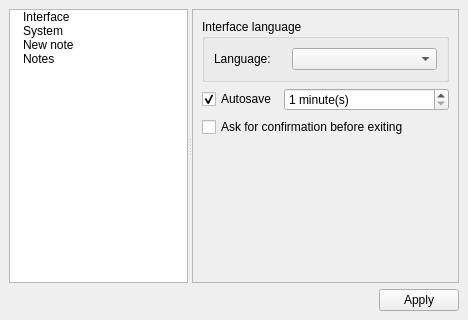
<?xml version="1.0" encoding="UTF-8"?>
<ui version="4.0">
 <class>Page_Settings</class>
 <widget class="QMainWindow" name="Page_Settings">
  <property name="geometry">
   <rect>
    <x>0</x>
    <y>0</y>
    <width>468</width>
    <height>320</height>
   </rect>
  </property>
  <property name="windowTitle">
   <string>Settings</string>
  </property>
  <widget class="QWidget" name="centralwidget">
   <layout class="QVBoxLayout" name="verticalLayout_3">
    <item>
     <widget class="QSplitter" name="splitter">
      <property name="orientation">
       <enum>Qt::Horizontal</enum>
      </property>
      <property name="childrenCollapsible">
       <bool>false</bool>
      </property>
      <widget class="QTreeWidget" name="treeWidgetMenu">
       <property name="sizePolicy">
        <sizepolicy hsizetype="Preferred" vsizetype="Expanding">
         <horstretch>0</horstretch>
         <verstretch>0</verstretch>
        </sizepolicy>
       </property>
       <property name="frameShadow">
        <enum>QFrame::Plain</enum>
       </property>
       <property name="horizontalScrollBarPolicy">
        <enum>Qt::ScrollBarAlwaysOff</enum>
       </property>
       <property name="editTriggers">
        <set>QAbstractItemView::NoEditTriggers</set>
       </property>
       <property name="showDropIndicator" stdset="0">
        <bool>false</bool>
       </property>
       <property name="alternatingRowColors">
        <bool>false</bool>
       </property>
       <property name="autoExpandDelay">
        <number>-2</number>
       </property>
       <property name="indentation">
        <number>10</number>
       </property>
       <property name="rootIsDecorated">
        <bool>true</bool>
       </property>
       <property name="itemsExpandable">
        <bool>true</bool>
       </property>
       <property name="animated">
        <bool>false</bool>
       </property>
       <property name="headerHidden">
        <bool>true</bool>
       </property>
       <column>
        <property name="text">
         <string>Menu</string>
        </property>
       </column>
       <item>
        <property name="text">
         <string>Interface</string>
        </property>
        <property name="statusTip">
         <string notr="true">Interface</string>
        </property>
        <property name="textAlignment">
         <set>AlignLeft|AlignVCenter</set>
        </property>
        <property name="flags">
         <set>ItemIsSelectable|ItemIsEnabled</set>
        </property>
       </item>
       <item>
        <property name="text">
         <string>System</string>
        </property>
        <property name="statusTip">
         <string notr="true">System</string>
        </property>
        <property name="flags">
         <set>ItemIsSelectable|ItemIsEnabled</set>
        </property>
       </item>
       <item>
        <property name="text">
         <string>New note</string>
        </property>
        <property name="statusTip">
         <string notr="true">New note</string>
        </property>
        <property name="flags">
         <set>ItemIsSelectable|ItemIsEnabled</set>
        </property>
       </item>
       <item>
        <property name="text">
         <string>Notes</string>
        </property>
        <property name="statusTip">
         <string notr="true">Notes</string>
        </property>
       </item>
      </widget>
      <widget class="QStackedWidget" name="stackedPages">
       <property name="sizePolicy">
        <sizepolicy hsizetype="Expanding" vsizetype="Preferred">
         <horstretch>0</horstretch>
         <verstretch>0</verstretch>
        </sizepolicy>
       </property>
       <property name="frameShape">
        <enum>QFrame::StyledPanel</enum>
       </property>
       <property name="currentIndex">
        <number>0</number>
       </property>
       <widget class="QWidget" name="pageInterface">
        <property name="sizePolicy">
         <sizepolicy hsizetype="Expanding" vsizetype="Preferred">
          <horstretch>0</horstretch>
          <verstretch>0</verstretch>
         </sizepolicy>
        </property>
        <layout class="QVBoxLayout" name="verticalLayout_7">
         <property name="spacing">
          <number>0</number>
         </property>
         <property name="margin">
          <number>0</number>
         </property>
         <item>
          <widget class="QScrollArea" name="scrollArea_3">
           <property name="frameShape">
            <enum>QFrame::NoFrame</enum>
           </property>
           <property name="widgetResizable">
            <bool>true</bool>
           </property>
           <widget class="QWidget" name="scrollAreaWidgetContents_3">
            <property name="geometry">
             <rect>
              <x>0</x>
              <y>0</y>
              <width>253</width>
              <height>271</height>
             </rect>
            </property>
            <layout class="QVBoxLayout" name="verticalLayout">
             <item>
              <widget class="QGroupBox" name="groupBox">
               <property name="title">
                <string>Interface language</string>
               </property>
               <layout class="QHBoxLayout" name="horizontalLayout">
                <item>
                 <widget class="QLabel" name="label">
                  <property name="text">
                   <string>Language:</string>
                  </property>
                 </widget>
                </item>
                <item>
                 <spacer name="horizontalSpacer">
                  <property name="orientation">
                   <enum>Qt::Horizontal</enum>
                  </property>
                  <property name="sizeType">
                   <enum>QSizePolicy::Fixed</enum>
                  </property>
                  <property name="sizeHint" stdset="0">
                   <size>
                    <width>15</width>
                    <height>20</height>
                   </size>
                  </property>
                 </spacer>
                </item>
                <item>
                 <widget class="QComboBox" name="comboBoxLanguage">
                  <property name="sizePolicy">
                   <sizepolicy hsizetype="Expanding" vsizetype="Fixed">
                    <horstretch>0</horstretch>
                    <verstretch>0</verstretch>
                   </sizepolicy>
                  </property>
                  <property name="currentIndex">
                   <number>-1</number>
                  </property>
                 </widget>
                </item>
               </layout>
              </widget>
             </item>
             <item>
              <layout class="QHBoxLayout" name="horizontalLayout_2">
               <item>
                <widget class="QCheckBox" name="checkBoxAutosave">
                 <property name="sizePolicy">
                  <sizepolicy hsizetype="Preferred" vsizetype="Fixed">
                   <horstretch>0</horstretch>
                   <verstretch>0</verstretch>
                  </sizepolicy>
                 </property>
                 <property name="toolTip">
                  <string>Autosave manager</string>
                 </property>
                 <property name="statusTip">
                  <string>Autosave manager</string>
                 </property>
                 <property name="whatsThis">
                  <string>Autosave manager</string>
                 </property>
                 <property name="text">
                  <string>Autosave</string>
                 </property>
                 <property name="checked">
                  <bool>true</bool>
                 </property>
                </widget>
               </item>
               <item>
                <widget class="QSpinBox" name="sBoxAutosaveInterval">
                 <property name="enabled">
                  <bool>true</bool>
                 </property>
                 <property name="sizePolicy">
                  <sizepolicy hsizetype="Expanding" vsizetype="Fixed">
                   <horstretch>0</horstretch>
                   <verstretch>0</verstretch>
                  </sizepolicy>
                 </property>
                 <property name="toolTip">
                  <string>Autosave interval manager</string>
                 </property>
                 <property name="statusTip">
                  <string>Autosave interval manager</string>
                 </property>
                 <property name="whatsThis">
                  <string>Autosave interval manager</string>
                 </property>
                 <property name="suffix">
                  <string> minute(s)</string>
                 </property>
                 <property name="minimum">
                  <number>1</number>
                 </property>
                 <property name="maximum">
                  <number>10000</number>
                 </property>
                </widget>
               </item>
              </layout>
             </item>
             <item>
              <widget class="QCheckBox" name="cBoxAskBeforeExiting">
               <property name="text">
                <string>Ask for confirmation before exiting</string>
               </property>
              </widget>
             </item>
             <item>
              <spacer name="verticalSpacer">
               <property name="orientation">
                <enum>Qt::Vertical</enum>
               </property>
               <property name="sizeHint" stdset="0">
                <size>
                 <width>20</width>
                 <height>131</height>
                </size>
               </property>
              </spacer>
             </item>
            </layout>
           </widget>
          </widget>
         </item>
        </layout>
       </widget>
       <widget class="QWidget" name="pageSystem">
        <property name="sizePolicy">
         <sizepolicy hsizetype="Expanding" vsizetype="Preferred">
          <horstretch>0</horstretch>
          <verstretch>0</verstretch>
         </sizepolicy>
        </property>
        <layout class="QVBoxLayout" name="verticalLayout_6">
         <property name="spacing">
          <number>0</number>
         </property>
         <property name="margin">
          <number>0</number>
         </property>
         <item>
          <widget class="QScrollArea" name="scrollArea_2">
           <property name="frameShape">
            <enum>QFrame::NoFrame</enum>
           </property>
           <property name="widgetResizable">
            <bool>true</bool>
           </property>
           <widget class="QWidget" name="scrollAreaWidgetContents_2">
            <property name="geometry">
             <rect>
              <x>0</x>
              <y>0</y>
              <width>341</width>
              <height>254</height>
             </rect>
            </property>
            <layout class="QVBoxLayout" name="verticalLayout_2">
             <item>
              <widget class="QCheckBox" name="cBoxMinimizeTrayWhenClosing">
               <property name="text">
                <string>Minimize the program to tray when closing a window manager</string>
               </property>
              </widget>
             </item>
             <item>
              <widget class="QCheckBox" name="cBoxMinimizeTrayWhenMinimizing">
               <property name="text">
                <string>Minimize the program to tray when minimizing window manager</string>
               </property>
              </widget>
             </item>
             <item>
              <widget class="QCheckBox" name="cBoxMinimizeTrayOnStartup">
               <property name="text">
                <string>Minimize the program to tray on startup</string>
               </property>
              </widget>
             </item>
             <item>
              <spacer name="verticalSpacer_2">
               <property name="orientation">
                <enum>Qt::Vertical</enum>
               </property>
               <property name="sizeHint" stdset="0">
                <size>
                 <width>20</width>
                 <height>155</height>
                </size>
               </property>
              </spacer>
             </item>
            </layout>
           </widget>
          </widget>
         </item>
        </layout>
       </widget>
       <widget class="QWidget" name="pageNewNote">
        <property name="sizePolicy">
         <sizepolicy hsizetype="Expanding" vsizetype="Preferred">
          <horstretch>0</horstretch>
          <verstretch>0</verstretch>
         </sizepolicy>
        </property>
        <layout class="QVBoxLayout" name="verticalLayout_4">
         <property name="spacing">
          <number>0</number>
         </property>
         <property name="margin">
          <number>0</number>
         </property>
         <item>
          <widget class="QScrollArea" name="scrollArea">
           <property name="frameShape">
            <enum>QFrame::NoFrame</enum>
           </property>
           <property name="widgetResizable">
            <bool>true</bool>
           </property>
           <widget class="QWidget" name="scrollAreaWidgetContents">
            <property name="geometry">
             <rect>
              <x>0</x>
              <y>0</y>
              <width>253</width>
              <height>271</height>
             </rect>
            </property>
            <property name="sizePolicy">
             <sizepolicy hsizetype="Expanding" vsizetype="Preferred">
              <horstretch>0</horstretch>
              <verstretch>0</verstretch>
             </sizepolicy>
            </property>
            <layout class="QVBoxLayout" name="verticalLayout_5">
             <item>
              <widget class="QCheckBox" name="cBoxRandomColor">
               <property name="text">
                <string>Random color </string>
               </property>
              </widget>
             </item>
             <item>
              <widget class="QCheckBox" name="cBoxRandomPositionOnScreen">
               <property name="text">
                <string>Random position on screen </string>
               </property>
              </widget>
             </item>
             <item>
              <layout class="QHBoxLayout" name="horizontalLayout_3">
               <item>
                <widget class="QGroupBox" name="groupBox_2">
                 <property name="title">
                  <string>Size</string>
                 </property>
                 <layout class="QGridLayout" name="gridLayout">
                  <property name="verticalSpacing">
                   <number>1</number>
                  </property>
                  <item row="0" column="0">
                   <widget class="QLabel" name="label_2">
                    <property name="text">
                     <string>Width:</string>
                    </property>
                   </widget>
                  </item>
                  <item row="0" column="1">
                   <widget class="QSpinBox" name="sBoxWidth">
                    <property name="sizePolicy">
                     <sizepolicy hsizetype="Expanding" vsizetype="Fixed">
                      <horstretch>0</horstretch>
                      <verstretch>0</verstretch>
                     </sizepolicy>
                    </property>
                   </widget>
                  </item>
                  <item row="1" column="0">
                   <widget class="QLabel" name="label_4">
                    <property name="text">
                     <string>Height:</string>
                    </property>
                   </widget>
                  </item>
                  <item row="1" column="1">
                   <widget class="QSpinBox" name="sBoxHeight">
                    <property name="sizePolicy">
                     <sizepolicy hsizetype="Expanding" vsizetype="Fixed">
                      <horstretch>0</horstretch>
                      <verstretch>0</verstretch>
                     </sizepolicy>
                    </property>
                   </widget>
                  </item>
                 </layout>
                </widget>
               </item>
               <item>
                <widget class="QGroupBox" name="groupBox_3">
                 <property name="title">
                  <string>Position</string>
                 </property>
                 <layout class="QGridLayout" name="gridLayout_2">
                  <property name="horizontalSpacing">
                   <number>6</number>
                  </property>
                  <property name="verticalSpacing">
                   <number>1</number>
                  </property>
                  <item row="2" column="0" colspan="2">
                   <widget class="QLabel" name="label_5">
                    <property name="text">
                     <string>Top:</string>
                    </property>
                   </widget>
                  </item>
                  <item row="2" column="2">
                   <widget class="QSpinBox" name="sBoxTop">
                    <property name="sizePolicy">
                     <sizepolicy hsizetype="Expanding" vsizetype="Fixed">
                      <horstretch>0</horstretch>
                      <verstretch>0</verstretch>
                     </sizepolicy>
                    </property>
                   </widget>
                  </item>
                  <item row="0" column="2">
                   <widget class="QSpinBox" name="sBoxLeft">
                    <property name="sizePolicy">
                     <sizepolicy hsizetype="Expanding" vsizetype="Fixed">
                      <horstretch>0</horstretch>
                      <verstretch>0</verstretch>
                     </sizepolicy>
                    </property>
                   </widget>
                  </item>
                  <item row="0" column="0" colspan="2">
                   <widget class="QLabel" name="label_3">
                    <property name="text">
                     <string>Left:</string>
                    </property>
                   </widget>
                  </item>
                 </layout>
                </widget>
               </item>
               <item>
                <spacer name="horizontalSpacer_2">
                 <property name="orientation">
                  <enum>Qt::Horizontal</enum>
                 </property>
                 <property name="sizeType">
                  <enum>QSizePolicy::Preferred</enum>
                 </property>
                 <property name="sizeHint" stdset="0">
                  <size>
                   <width>40</width>
                   <height>20</height>
                  </size>
                 </property>
                </spacer>
               </item>
              </layout>
             </item>
             <item>
              <widget class="QCheckBox" name="cBoxVisible">
               <property name="text">
                <string>Visible</string>
               </property>
              </widget>
             </item>
             <item>
              <widget class="QCheckBox" name="cBoxOnTop">
               <property name="text">
                <string>On top of all windows </string>
               </property>
              </widget>
             </item>
             <item>
              <spacer name="verticalSpacer_3">
               <property name="orientation">
                <enum>Qt::Vertical</enum>
               </property>
               <property name="sizeHint" stdset="0">
                <size>
                 <width>20</width>
                 <height>40</height>
                </size>
               </property>
              </spacer>
             </item>
            </layout>
           </widget>
          </widget>
         </item>
        </layout>
       </widget>
       <widget class="QWidget" name="pageNotes">
        <layout class="QVBoxLayout" name="verticalLayout_8">
         <item>
          <layout class="QHBoxLayout" name="horizontalLayout_4">
           <item>
            <widget class="QCheckBox" name="checkBoxAutosaveNotes">
             <property name="sizePolicy">
              <sizepolicy hsizetype="Preferred" vsizetype="Fixed">
               <horstretch>0</horstretch>
               <verstretch>0</verstretch>
              </sizepolicy>
             </property>
             <property name="toolTip">
              <string>Autosave notes</string>
             </property>
             <property name="statusTip">
              <string>Autosave notes</string>
             </property>
             <property name="whatsThis">
              <string>Autosave notes</string>
             </property>
             <property name="text">
              <string>Autosave</string>
             </property>
             <property name="checked">
              <bool>true</bool>
             </property>
            </widget>
           </item>
           <item>
            <widget class="QSpinBox" name="sBoxAutosaveIntervalNotes">
             <property name="enabled">
              <bool>true</bool>
             </property>
             <property name="sizePolicy">
              <sizepolicy hsizetype="Expanding" vsizetype="Fixed">
               <horstretch>0</horstretch>
               <verstretch>0</verstretch>
              </sizepolicy>
             </property>
             <property name="toolTip">
              <string>Autosave interval notes</string>
             </property>
             <property name="statusTip">
              <string>Autosave interval notes</string>
             </property>
             <property name="whatsThis">
              <string>Autosave interval notes</string>
             </property>
             <property name="suffix">
              <string> minute(s)</string>
             </property>
             <property name="minimum">
              <number>1</number>
             </property>
             <property name="maximum">
              <number>10000</number>
             </property>
            </widget>
           </item>
          </layout>
         </item>
         <item>
          <spacer name="verticalSpacer_4">
           <property name="orientation">
            <enum>Qt::Vertical</enum>
           </property>
           <property name="sizeHint" stdset="0">
            <size>
             <width>20</width>
             <height>40</height>
            </size>
           </property>
          </spacer>
         </item>
        </layout>
       </widget>
      </widget>
     </widget>
    </item>
    <item>
     <widget class="QDialogButtonBox" name="buttonBox">
      <property name="standardButtons">
       <set>QDialogButtonBox::Apply</set>
      </property>
      <property name="centerButtons">
       <bool>false</bool>
      </property>
     </widget>
    </item>
   </layout>
  </widget>
 </widget>
 <resources/>
 <connections/>
</ui>
